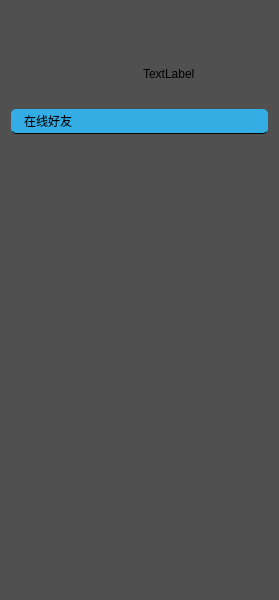
<?xml version="1.0" encoding="UTF-8"?>
<ui version="4.0">
 <class>MainForm</class>
 <widget class="QWidget" name="MainForm">
  <property name="geometry">
   <rect>
    <x>0</x>
    <y>0</y>
    <width>279</width>
    <height>600</height>
   </rect>
  </property>
  <property name="windowTitle">
   <string>Form</string>
  </property>
  <property name="styleSheet">
   <string notr="true">background-color: rgb(80, 80, 80);</string>
  </property>
  <layout class="QVBoxLayout" name="verticalLayout_2">
   <item>
    <layout class="QVBoxLayout" name="verticalLayout" stretch="1,2,0,16">
     <item>
      <layout class="QHBoxLayout" name="horizontalLayout_2" stretch="1,9,1,1">
       <item>
        <widget class="QLabel" name="label">
         <property name="styleSheet">
          <string notr="true">border-image: url(:/img/logo.png);</string>
         </property>
         <property name="text">
          <string/>
         </property>
        </widget>
       </item>
       <item>
        <spacer name="horizontalSpacer_3">
         <property name="orientation">
          <enum>Qt::Horizontal</enum>
         </property>
         <property name="sizeHint" stdset="0">
          <size>
           <width>40</width>
           <height>20</height>
          </size>
         </property>
        </spacer>
       </item>
       <item>
        <widget class="QPushButton" name="minBtn">
         <property name="sizePolicy">
          <sizepolicy hsizetype="Preferred" vsizetype="Preferred">
           <horstretch>0</horstretch>
           <verstretch>0</verstretch>
          </sizepolicy>
         </property>
         <property name="maximumSize">
          <size>
           <width>30</width>
           <height>16777215</height>
          </size>
         </property>
         <property name="styleSheet">
          <string notr="true">#minBtn{
border-image: url(:/img/3.png);
border-radius:5px;
}
#minBtn:hover{
	background-color: rgb(163, 100, 71);
border-image: url(:/img/3.png);
border-radius:5px;
}
</string>
         </property>
         <property name="text">
          <string/>
         </property>
        </widget>
       </item>
       <item>
        <widget class="QPushButton" name="closeAllBtn">
         <property name="sizePolicy">
          <sizepolicy hsizetype="Preferred" vsizetype="Preferred">
           <horstretch>0</horstretch>
           <verstretch>0</verstretch>
          </sizepolicy>
         </property>
         <property name="maximumSize">
          <size>
           <width>30</width>
           <height>16777215</height>
          </size>
         </property>
         <property name="styleSheet">
          <string notr="true">#closeAllBtn{
border-image: url(:/img/4.png);
border-radius:5px;
}
#closeAllBtn:hover{
	background-color: rgb(163, 100, 71);
border-image: url(:/img/4.png);
border-radius:5px;
}
</string>
         </property>
         <property name="text">
          <string/>
         </property>
        </widget>
       </item>
      </layout>
     </item>
     <item>
      <layout class="QHBoxLayout" name="horizontalLayout" stretch="1,1,1,1">
       <item>
        <widget class="QLabel" name="headLabel">
         <property name="minimumSize">
          <size>
           <width>0</width>
           <height>58</height>
          </size>
         </property>
         <property name="mouseTracking">
          <bool>true</bool>
         </property>
         <property name="focusPolicy">
          <enum>Qt::ClickFocus</enum>
         </property>
         <property name="styleSheet">
          <string notr="true">
border-radius:13px;</string>
         </property>
         <property name="text">
          <string/>
         </property>
        </widget>
       </item>
       <item>
        <spacer name="horizontalSpacer_2">
         <property name="orientation">
          <enum>Qt::Horizontal</enum>
         </property>
         <property name="sizeHint" stdset="0">
          <size>
           <width>40</width>
           <height>20</height>
          </size>
         </property>
        </spacer>
       </item>
       <item>
        <widget class="QLabel" name="nichengLabel">
         <property name="styleSheet">
          <string notr="true">font: 11pt &quot;华光胖头鱼_CNKI&quot;;</string>
         </property>
         <property name="text">
          <string>TextLabel</string>
         </property>
        </widget>
       </item>
       <item>
        <spacer name="horizontalSpacer">
         <property name="orientation">
          <enum>Qt::Horizontal</enum>
         </property>
         <property name="sizeHint" stdset="0">
          <size>
           <width>40</width>
           <height>20</height>
          </size>
         </property>
        </spacer>
       </item>
      </layout>
     </item>
     <item>
      <widget class="QLabel" name="label_2">
       <property name="minimumSize">
        <size>
         <width>0</width>
         <height>25</height>
        </size>
       </property>
       <property name="styleSheet">
        <string notr="true">border-bottom:1px solid ;
background-color: rgb(52, 173, 229);
font: 12pt &quot;黑体&quot;;
padding-left:10px;
border-radius:5px;</string>
       </property>
       <property name="text">
        <string>在线好友</string>
       </property>
      </widget>
     </item>
     <item>
      <widget class="QListWidget" name="usersList">
       <property name="focusPolicy">
        <enum>Qt::NoFocus</enum>
       </property>
       <property name="styleSheet">
        <string notr="true">
#uersList{
color:rgb(173,175,178);background:rgb(125,127,131);;border:0px solid gray;
	
}
#usersList::Item{
 background: transparent;
height:60px;padding-left:5px;
	font: 28pt &quot;隶书&quot;;
}
#usersList::Item:hover{
color:rgb(255,55,255);background:transparent;border-left:7px solid rgb(255,0,0);
}
</string>
       </property>
       <property name="frameShape">
        <enum>QFrame::NoFrame</enum>
       </property>
       <property name="selectionMode">
        <enum>QAbstractItemView::SingleSelection</enum>
       </property>
       <property name="iconSize">
        <size>
         <width>60</width>
         <height>60</height>
        </size>
       </property>
      </widget>
     </item>
    </layout>
   </item>
  </layout>
 </widget>
 <resources/>
 <connections/>
</ui>
